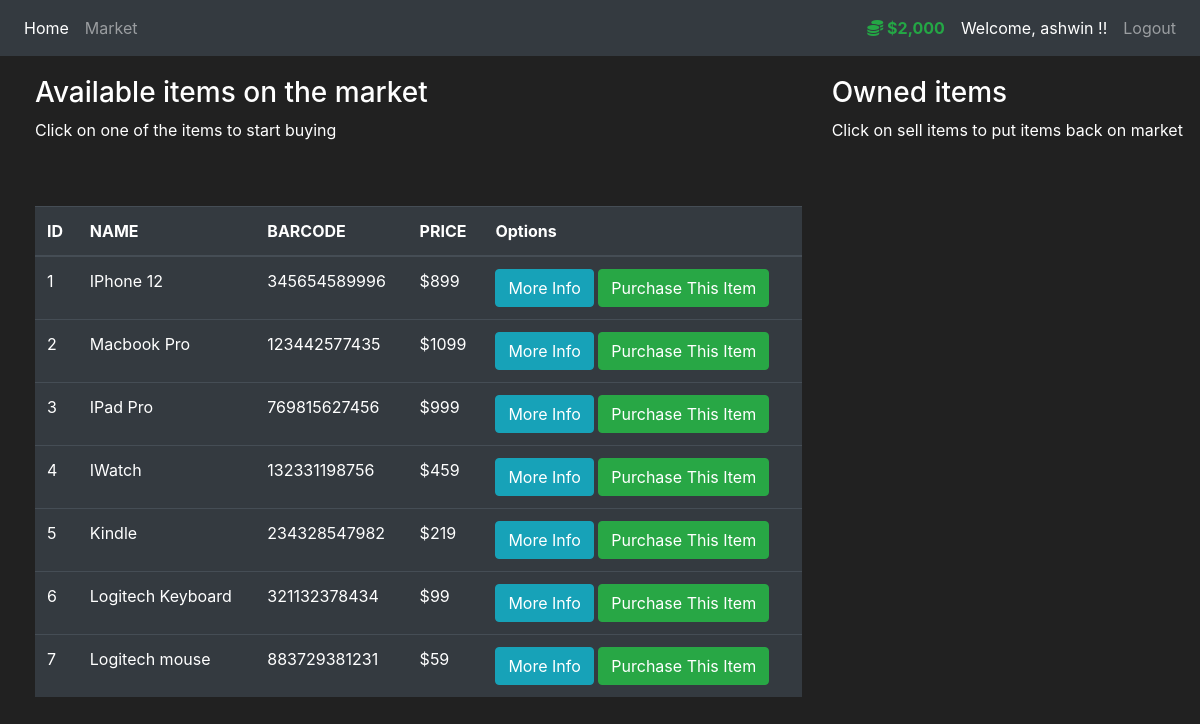
Page /market (signed in) on the committed database.
### market/models.py (models this page shows, shortened)
class User(db.Model, UserMixin):
    id = db.Column(db.Integer(), primary_key=True)
    username = db.Column(db.String(length=30), nullable=False, unique=True)
    email_address = db.Column(db.String(length=50),
                              nullable=False, unique=True)
    password_hash = db.Column(db.String(length=60), nullable=False)
    budget = db.Column(db.Integer(), nullable=False, default=2000)
    items = db.relationship('Item', backref='owned_user', lazy=True)
    @property
    def prettier_budget(self):
        if len(str(self.budget)) >= 4:
            return f'${str(self.budget)[:-3]},{str(self.budget)[-3:]}'
        else:
            return f'${str(self.budget)}'
    @property
    def password(self):
        return self.password

class Item(db.Model):
    id = db.Column(db.Integer(), primary_key=True)
    name = db.Column(db.String(length=30), nullable=False, unique=True)
    price = db.Column(db.Integer, nullable=False)
    description = db.Column(db.String(length=1200),
                            nullable=False, unique=True)
    barcode = db.Column(db.String(length=12), nullable=False, unique=True)
    owner = db.Column(db.Integer, db.ForeignKey('user.id'))

### market/routes.py (the view, shortened to what this page needs)
@app.route("/market", methods=['GET', 'POST'])
@login_required
def market_page():
    purchase_form = PurchaseItemForm()
    selling_form = SellItemForm()
    if request.method == "GET":
        items = Item.query.filter(
            or_(Item.owner == None, Item.owner != current_user.id))
        owned_items = Item.query.filter_by(owner=current_user.id)
        return render_template('market.html', items=items, purchase_form=purchase_form, owned_items=owned_items, selling_form=selling_form)

### market/models.py (called while the page is built)
@login_manager.user_loader
def load_user(user_id):
    return User.query.get(int(user_id))

### market/templates/market.html (shortened to what this page needs)
{% extends 'main.html' %}
{% block content %}
    <div class="row" style="margin-top: 20px; margin-left: 20px;">
        <div class="col-8">
                <h3>Available items on the market</h3>
                <p>Click on one of the items to start buying</p>
                <br><br>
                <table class="table table-hover table-dark">
                    <thead>
                        <tr>
                            <th scope="col">ID</th>
                            <th scope="col">NAME</th>
                            <th scope="col">BARCODE</th>
                            <th scope="col">PRICE</th>
                            <th scope="col">Options</th>
                        </tr>
                    </thead>
                    <tbody>
                        {% for item in items %}
                            <tr>
                                <td>{{item['id']}}</td>
                                <td>{{item['name']}}</td>
                                <td>{{item['barcode']}}</td>
                                <td>${{item['price']}}</td>
                                <td>
                                    <button class="btn btn-outline btn-info" data-toggle="modal" data-target="#Modal-MoreInfo-{{ item['id'] }}">
                                        More Info
                                    </button>
                                    <button class="btn btn-outline btn-success" data-toggle="modal" data-target="#Modal-PurchaseConfirm-{{ item['id'] }}">
                                        Purchase This Item
                                    </button>
                                </td>
                            </tr>
                        {% endfor %}
                    </tbody>
                </table>
            </div>
            <div class="col-4">
                <h3>Owned items</h3>
                <p>Click on sell items to put items back on market</p>
                <br><br>
            </div>
        </div>
{% endblock %}

### market/templates/main.html (shortened to what this page needs)
<!doctype html>
<html lang="en">
    <head>
        <link rel="stylesheet" href="https://cdn.jsdelivr.net/npm/bootstrap@4.5.3/dist/css/bootstrap.min.css">
    </head>
    <body>
        <nav class="navbar navbar-expand-md navbar-dark bg-dark">
            <div class="collapse navbar-collapse" id="navbarNav">
                <ul class="navbar-nav mr-auto">
                    <li class="nav-item active">
                        <a class="nav-link" href="{{url_for('home_page')}}">Home</a>
                    </li>
                    <li class="nav-item">
                        <a class="nav-link" href="{{url_for('market_page')}}">Market <span class="sr-only">(current)</span></a>
                    </li>
                </ul>
                {% if current_user.is_authenticated %}
                <ul class="navbar-nav">
                    <li class="nav-item active">
                        <a class="nav-link" style="color: #24a745; font-weight: bold;">
                            <i class="fas fa-thin fa-coins"></i>
                            {{ current_user.prettier_budget }}
                        </a>
                    </li>
                    <li class="nav-item active">
                        <a class="nav-link">Welcome, {{ current_user.username }} !!</a>
                    </li>
                    <li class="nav-item">
                        <a class="nav-link" href="{{ url_for('logout_page') }}">Logout</a>
                    </li>
                </ul>
                {% endif %}
            </div>
        </nav>
        {% block content %}
        {% endblock %}
    </body>
</html>

### market/templates/main.html (style rules this page uses)
body { background-color: #212121; color: white }

### rows in the picture
User: prettier_budget "$2,000", username "ashwin"
Item: id "1", name "IPhone 12", barcode "345654589996", price "899"
Item: id "2", name "Macbook Pro", barcode "123442577435", price "1099"
Item: id "3", name "IPad Pro", barcode "769815627456", price "999"
Item: id "4", name "IWatch", barcode "132331198756", price "459"
Item: id "5", name "Kindle", barcode "234328547982", price "219"
Item: id "6", name "Logitech Keyboard", barcode "321132378434", price "99"
Item: id "7", name "Logitech mouse", barcode "883729381231", price "59"
